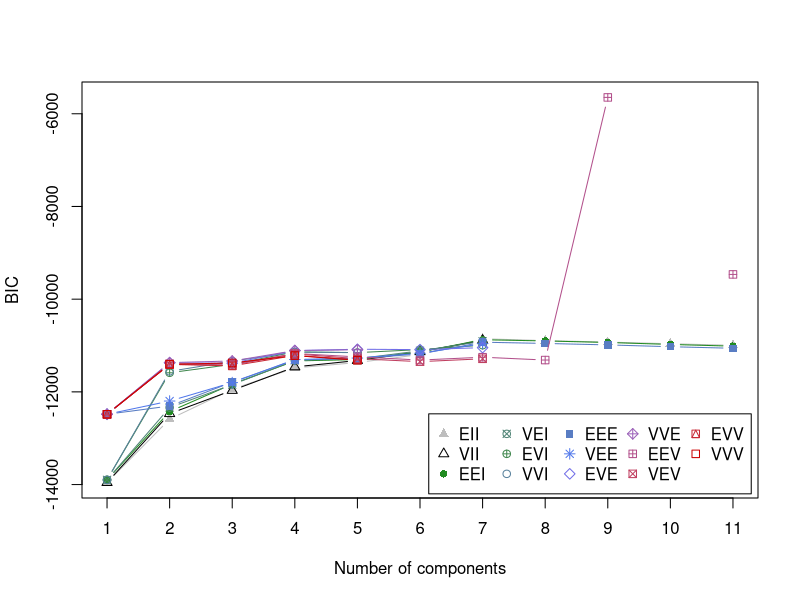

The R script that drew this image:
library(mclust)
d <- read.table("MBedat.txt", header = TRUE)

set.seed(242)
mcl <- Mclust(d, G = 1:11)


plot(mcl, "BIC", legendArgs = list(x = "bottomright", ncol = 5))
